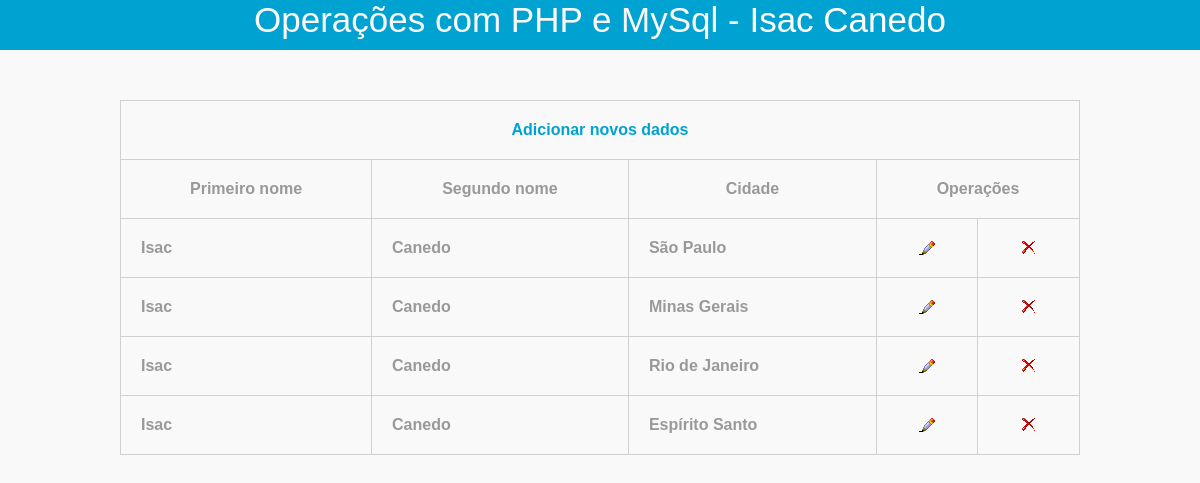
The page / on the database its author committed.
### tables this page shows
CREATE TABLE IF NOT EXISTS `users` (
  `user_id` int(11) NOT NULL AUTO_INCREMENT,
  `first_name` varchar(25) NOT NULL,
  `last_name` varchar(25) NOT NULL,
  `user_city` varchar(50) NOT NULL,
  PRIMARY KEY (`user_id`)
);

### index.php (the view, shortened to what this page needs)
<!DOCTYPE html PUBLIC "-//W3C//DTD XHTML 1.0 Transitional//EN" "http://www.w3.org/TR/xhtml1/DTD/xhtml1-transitional.dtd">
<html xmlns="http://www.w3.org/1999/xhtml">
<head>
<link rel="stylesheet" href="style.css" type="text/css" />
</head>
<body>
<center>
<div id="header">
	<div id="content">
    <label>Operações com PHP e MySql - <a href="https://github.com/isaccanedo" target="_blank">Isac Canedo</a></label>
    </div>
</div>
<div id="body">
	<div id="content">
    <table align="center">
    <tr>
    <th colspan="5"><a href="add_data.php">Adicionar novos dados</a></th>
    </tr>
    <th>Primeiro nome</th>
    <th>Segundo nome</th>
    <th>Cidade</th>
    <th colspan="2">Operações</th>
    <?php
	$sql_query='SELECT * FROM users';
	$result_set=mysql_query($sql_query);
	if(mysql_num_rows($result_set)>0)
	{
        while($row=mysql_fetch_row($result_set))
		{
		?>
            <tr>
            <td><?php echo $row[1]; ?></td>
            <td><?php echo $row[2]; ?></td>
            <td><?php echo $row[3]; ?></td>
            <td align="center"><a href="javascript:edt_id('<?php echo $row[0]; ?>')"><img src="b_edit.png" align="EDITAR" /></a></td>
            <td align="center"><a href="javascript:delete_id('<?php echo $row[0]; ?>')"><img src="b_drop.png" align="DELETAR" /></a></td>
            </tr>
        <?php
		}
	}
	else
	{
		?>
        <tr>
        <td colspan="5">Dados não encontrados!</td>
        </tr>
        <?php
	}
	?>
    </table>
    </div>
</div>
</center>
</body>
</html>

### style.css (style rules this page uses)
* { margin:0; padding:0; }
body { background:#f9f9f9; font-family:"Courier New", Courier, monospace; }
#header { width:100%; height:50px; background:#00a2d1; color:#f9f9f9; font-family:"Lucida Sans Unicode", "Lucida Grande", sans-serif; font-size:35px; text-align:center; }
#header a { color:#fff; text-decoration:blink; }
#body { margin-top:50px; }
table { width:80%; font-family:Tahoma, Geneva, sans-serif; font-weight:bolder; color:#999; margin-bottom:80px; }
table a { text-decoration:none; color:#00a2d1; }
table,td,th { border-collapse:collapse; border:solid #d0d0d0 1px; padding:20px; }

### rows shown on the page
users: first_name "Isac", last_name "Canedo", user_city "São Paulo"
users: first_name "Isac", last_name "Canedo", user_city "Minas Gerais"
users: first_name "Isac", last_name "Canedo", user_city "Rio de Janeiro"
users: first_name "Isac", last_name "Canedo", user_city "Espírito Santo"
